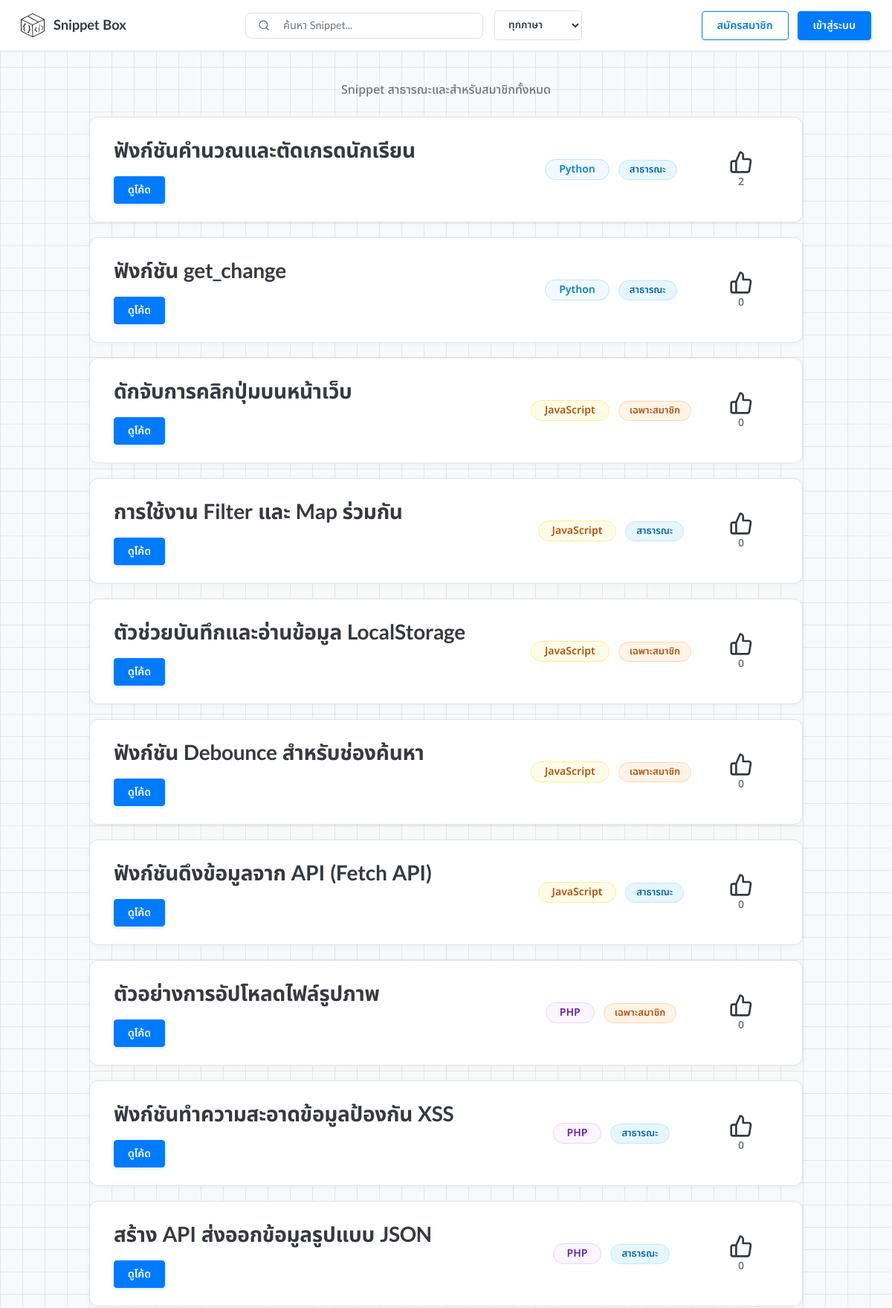
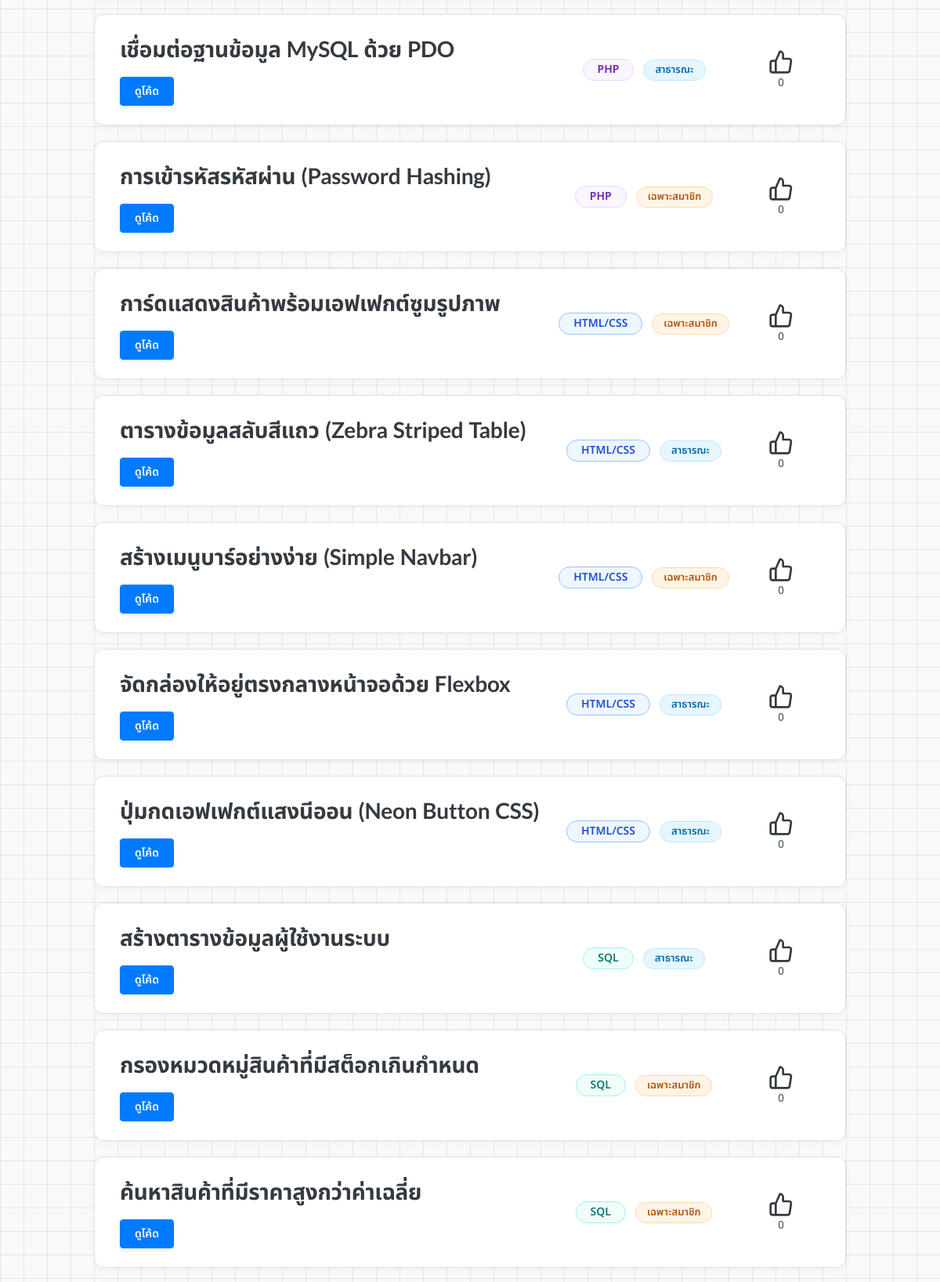
The page /result.php (upper part) on the database its author committed (2 pictures, top to bottom).
### tables this page shows
CREATE TABLE `snippet` (
  `snippet_id` int(11) NOT NULL,
  `title` varchar(100) NOT NULL,
  `source_code` text NOT NULL,
  `description` text NOT NULL,
  `created_at` datetime NOT NULL DEFAULT current_timestamp(),
  `visibility` enum('public','protected','private') DEFAULT 'private',
  `image_path` varchar(255) DEFAULT NULL,
  `language_id` int(11) NOT NULL,
  `user_id` int(11) NOT NULL,
  `deleted` tinyint(1) NOT NULL DEFAULT 0,
  `is_suspended` tinyint(1) NOT NULL DEFAULT 0
);

CREATE TABLE `language` (
  `language_id` int(11) NOT NULL,
  `language_name` varchar(50) NOT NULL
);

### db/connect.php (called while the page is built, shortened)
<?php
$host="localhost";
$username="snippetbox";
$password="code7836";
$db="snippetboxdb";
$dsn="mysql:host=$host;dbname=$db;charset=utf8";
try{
    $pdo=new PDO($dsn, $username, $password);
}catch(PDOException $e){
    echo $e->getMessage();
}
require_once "db/control.php";
$control = new Control($pdo);
?>

### db/control.php (called while the page is built, shortened)
<?php
class Control{
    private $db;
    function __construct($con){
        $this->db=$con;
    }
    function searchSnippets($keyword, $language_id = null){
        try{
            $sql = "SELECT a.*, b.language_name,
                GROUP_CONCAT(DISTINCT t.tag_name ORDER BY t.tag_name SEPARATOR ', ') AS tags,
                COUNT(DISTINCT sl.user_id) AS like_count
                FROM snippet a
                INNER JOIN language b ON a.language_id = b.language_id
                LEFT JOIN snippet_tag st ON a.snippet_id = st.snippet_id
                LEFT JOIN tag t ON st.tag_id = t.tag_id
                LEFT JOIN snippet_like sl ON a.snippet_id = sl.snippet_id
                WHERE a.visibility IN ('public','protected')
                AND (a.deleted = 0 OR a.deleted IS NULL)
                AND (a.is_suspended = 0 OR a.is_suspended IS NULL)
                AND (
                    a.title LIKE :keyword
                    OR a.description LIKE :keyword
                    OR a.source_code LIKE :keyword
                    OR t.tag_name LIKE :keyword
                )";
            $sql .= " GROUP BY a.snippet_id
                ORDER BY like_count DESC, a.snippet_id DESC";
            $stmt = $this->db->prepare($sql);
            $searchTerm = '%' . $keyword . '%';
            $stmt->bindParam(':keyword', $searchTerm, PDO::PARAM_STR);
            $stmt->execute();
            return $stmt;
        }catch(PDOException $e){
            echo $e->getMessage();
            return false;
        }
    }
    function getLikeCountsForSnippets($snippetIds){
        $counts = [];
        try{
            $placeholders = implode(',', array_fill(0, count($snippetIds), '?'));
            $sql = "SELECT snippet_id, COUNT(*) as cnt FROM snippet_like WHERE snippet_id IN ($placeholders) GROUP BY snippet_id";
            $stmt = $this->db->prepare($sql);
            $stmt->execute(array_values($snippetIds));
            while($row = $stmt->fetch(PDO::FETCH_ASSOC)){
                $counts[(int)$row['snippet_id']] = (int)$row['cnt'];
            }
            return $counts;
        }catch(PDOException $e){
            return $counts;
        }
    }
}
?>

### result.php (the view, shortened to what this page needs)
<?php
require_once "db/connect.php";
$searchQuery = trim($_GET['q'] ?? '');
$selectedLanguage = $_GET['lang'] ?? '';
$snippets = [];
$selectedLanguageName = '';
$result = $control->searchSnippets($searchQuery, $selectedLanguage);
if($result){
    $snippets = $result->fetchAll(PDO::FETCH_ASSOC);
}
$likedIds = [];
$snippetIds = array_column($snippets, 'snippet_id');
$likeCounts = $control->getLikeCountsForSnippets($snippetIds);
?>
<!DOCTYPE html>
<html lang="th">
<head>
    <link rel="stylesheet" href="style/fonts.css?v=<?php echo time(); ?>">
    <link rel="stylesheet" href="style/Homecss.css?v=<?php echo time(); ?>">
    <link rel="stylesheet" href="style/resultcss.css?v=<?php echo time(); ?>">
</head>
<body>
    <header>
        <div class="header-left">
            <div class="logo-icon">
                <a href="index.php"><img src="logo/Logo_snippetBox.png" alt="Logo" width=32px height=32px></a>
            </div>
            <div class="logo-text">Snippet Box</div>
        </div>
        <div class="header-center">
            <div class="search-bar">
                <form method="GET" action="" class="search-form" id="searchForm">
                    <svg viewBox="0 0 24 24" fill="none" stroke="currentColor" stroke-width="2" stroke-linecap="round" stroke-linejoin="round">
                        <circle cx="11" cy="11" r="8"></circle>
                        <line x1="21" y1="21" x2="16.65" y2="16.65"></line>
                    </svg>
                    <input class="search-input" type="text" name="q" value="<?php echo htmlspecialchars($searchQuery); ?>" placeholder="ค้นหา Snippet...">
                </form>
            </div>
            <div class="language-dropdown">
                <form method="GET" action="" style="display: inline;">
                    <select name="lang" id="language-filter" onchange="this.form.submit()">
                        <option value="">ทุกภาษา</option>
                    </select>
                </form>
            </div>
        </div>
        <div class="header-right">
          <a href="register.php"><button class="btn btn-register">สมัครสมาชิก</button></a>
            <a href="login.php"><button class="btn btn-login">เข้าสู่ระบบ</button></a>
        </div>
    </header>
    <main class="results-container">
        <div class="results-header">
            <?php if ($searchQuery !== '' && $selectedLanguage !== ''): ?>
                ผลการค้นหาสำหรับ "<strong><?php echo htmlspecialchars($searchQuery); ?></strong>" ในภาษา <strong><?php echo htmlspecialchars($selectedLanguageName); ?></strong>
            <?php elseif ($searchQuery !== ''): ?>
                ผลการค้นหาสำหรับ "<strong><?php echo htmlspecialchars($searchQuery); ?></strong>"
            <?php elseif ($selectedLanguage !== ''): ?>
                ผลการค้นหาสำหรับภาษา <strong><?php echo htmlspecialchars($selectedLanguageName); ?></strong>
            <?php else: ?>
                Snippet สาธารณะและสำหรับสมาชิกทั้งหมด
            <?php endif; ?>
        </div>
        <div class="snippet-grid">
            <?php if (empty($snippets)): ?>
                <div class="empty-state">
                    ไม่มีโพสต์
                </div>
            <?php else: ?>
                <?php foreach($snippets as $row): ?>
                    <?php
                        $isLiked = in_array((int)$row['snippet_id'], $likedIds);
                        $currentLikeCount = $likeCounts[(int)$row['snippet_id']] ?? 0;
                        $languageName = trim((string)($row['language_name'] ?? 'Language'));
                        $languageKey = strtolower($languageName);
                        $languageClass = 'language-tag';
                        if($languageKey === 'html'){
                            $languageClass .= ' language-html';
                        }elseif($languageKey === 'python'){
                            $languageClass .= ' language-python';
                        }elseif($languageKey === 'javascript' || $languageKey === 'js'){
                            $languageClass .= ' language-javascript';
                        }elseif($languageKey === 'php'){
                            $languageClass .= ' language-php';
                        }elseif($languageKey === 'sql'){
                            $languageClass .= ' language-sql';
                        }elseif($languageKey === 'css'){
                            $languageClass .= ' language-css';
                        }
                        $visLabel = 'สาธารณะ';
                        if ($row['visibility'] === 'protected') {
                            $visLabel = 'เฉพาะสมาชิก';
                        } elseif ($row['visibility'] === 'private') {
                            $visLabel = 'ส่วนตัว';
                        }
                    ?>
                    <div class="snippet-card">
                        <div class="card-left">
                            <?php
                                $title = $row['title'] ?: 'ไม่มีชื่อเรื่อง';
                                if(mb_strlen($title, 'UTF-8') > 45){
                                    $title = mb_substr($title, 0, 45, 'UTF-8') . '...';
                                }
                            ?>
                            <div class="card-title"><?php echo htmlspecialchars($title); ?></div>
                            <?php
                                $viewUrl = 'viewcode.php?view=' . urlencode($row['snippet_id']) . '&from_search=1';
                            ?>
                            <a href="<?php echo htmlspecialchars($viewUrl); ?>" class="btn-view-code">ดูโค้ด</a>
                        </div>
                        <div class="card-middle" style="gap: 12px;">
                            <div class="<?php echo htmlspecialchars($languageClass); ?>"><?php echo htmlspecialchars($languageName ?: 'Language'); ?></div>
                            <div class="visibility <?php echo htmlspecialchars($row['visibility']); ?>"><?php echo htmlspecialchars($visLabel); ?></div>
                        </div>
                        <div class="card-right">
                            <button class="like-toggle <?php echo $isLiked ? 'liked' : ''; ?>" data-snippet-id="<?php echo (int)$row['snippet_id']; ?>" title="<?php echo $isLiked ? 'ยกเลิกถูกใจ' : 'ถูกใจ'; ?>">
                                <svg width="32" height="32" viewBox="0 0 24 24" stroke-width="2" stroke-linecap="round" stroke-linejoin="round">
                                    <path d="M14 9V5a3 3 0 0 0-3-3l-4 9v11h11.28a2 2 0 0 0 2-1.7l1.38-9a2 2 0 0 0-2-2.3H14zM7 22H4a2 2 0 0 1-2-2v-7a2 2 0 0 1 2-2h3"/>
                                </svg>
                                <span class="like-count"><?php echo $currentLikeCount; ?></span>
                            </button>
                        </div>
                    </div>
                <?php endforeach; ?>
            <?php endif; ?>
        </div>
    </main>
</body>
</html>

### style/Homecss.css (style rules this page uses)
:root { --primary: #007BFF; --primary-hover: #0056b3; --secondary: #343A40; --tertiary: #FFFFFF; --neutral-bg: #F8F9FA; --surface: #FFFFFF; --border-color: #DEE2E6; --text-color: #212529; --text-muted: #6C757D; --accent-warning: #FFC107; --radius-sm: 4px; --radius-md: 8px; --radius-lg: 12px; --grid-line: rgba(0, 0, 0, 0.075); --grid-size: 30px; }
* { margin: 0; padding: 0; box-sizing: border-box; font-family: 'Noto Sans Thai', 'Lato', -apple-system, BlinkMacSystemFont, sans-serif; }
body { background-color: var(--neutral-bg); background-image: linear-gradient(to right, var(--grid-line) 1px, transparent 1px), linear-gradient(to bottom, var(--grid-line) 1px, transparent 1px); background-size: var(--grid-size) var(--grid-size); color: var(--text-color); min-height: 100vh; display: flex; flex-direction: column; }
header { background-color: var(--surface); display: flex; justify-content: space-between; align-items: center; padding: 14px 28px; border-bottom: 1px solid var(--border-color); box-shadow: 0 2px 8px rgba(0,0,0,0.03); z-index: 100; }
.header-left { display: flex; align-items: center; gap: 12px; }
.logo-icon img { width: 32px; height: 32px; display: block; }
.logo-text { font-size: 1.15rem; font-weight: 700; color: var(--secondary); letter-spacing: -0.01em; }
.header-center { display: flex; align-items: center; gap: 15px; flex: 1; justify-content: center; }
.search-bar { display: flex; align-items: center; border: 1px solid var(--border-color); border-radius: var(--radius-md); padding: 6px 16px; background-color: var(--surface); width: 320px; transition: border-color 0.2s ease, box-shadow 0.2s ease; }
.search-bar svg { width: 16px; height: 16px; color: var(--text-muted); margin-right: 8px; }
.search-bar input { border: none; outline: none; width: 100%; font-size: 0.9rem; color: var(--text-color); background: transparent; }
.search-bar input::placeholder { color: var(--text-muted); }
.search-form { width: 100%; display: flex; align-items: center; gap: 10px; }
.search-input { flex: 1; border: none; outline: none; font-size: 0.9rem; color: var(--text-color); background: transparent; }
#language-filter { display: flex; align-items: center; border: 1px solid var(--border-color); border-radius: var(--radius-sm); padding: 8px 14px; font-size: 0.85rem; color: var(--secondary); font-weight: 600; cursor: pointer; gap: 6px; background-color: var(--surface); transition: border-color 0.2s ease; }
.header-right { display: flex; gap: 12px; }
.btn { padding: 8px 20px; border-radius: var(--radius-sm); font-size: 0.9rem; font-weight: 600; cursor: pointer; border: 1px solid transparent; transition: all 0.2s ease; text-decoration: none; display: inline-flex; align-items: center; justify-content: center; }
.btn-register { background-color: var(--surface); color: var(--primary); border-color: var(--primary); }
.btn-login { background-color: var(--primary); color: var(--surface); border-color: var(--primary); box-shadow: 0 2px 4px rgba(0, 123, 255, 0.2); }
main { flex: 1; display: flex; flex-direction: column; align-items: center; justify-content: center; padding: 60px 20px; }

### rows shown on the page
snippet: title "ฟังก์ชันคำนวณและตัดเกรดนักเรียน", language.language_name "Python", visLabel "สาธารณะ", currentLikeCount "2"
snippet: title "ฟังก์ชัน get_change", language.language_name "Python", visLabel "สาธารณะ", currentLikeCount "0"
snippet: title "ดักจับการคลิกปุ่มบนหน้าเว็บ", language.language_name "JavaScript", visibility "เฉพาะสมาชิก", currentLikeCount "0"
snippet: title "การใช้งาน Filter และ Map ร่วมกัน", language.language_name "JavaScript", visLabel "สาธารณะ", currentLikeCount "0"
snippet: title "ตัวช่วยบันทึกและอ่านข้อมูล LocalStorage", language.language_name "JavaScript", visibility "เฉพาะสมาชิก", currentLikeCount "0"
snippet: title "ฟังก์ชัน Debounce สำหรับช่องค้นหา", language.language_name "JavaScript", visibility "เฉพาะสมาชิก", currentLikeCount "0"
snippet: title "ฟังก์ชันดึงข้อมูลจาก API (Fetch API)", language.language_name "JavaScript", visLabel "สาธารณะ", currentLikeCount "0"
snippet: title "ตัวอย่างการอัปโหลดไฟล์รูปภาพ", language.language_name "PHP", visibility "เฉพาะสมาชิก", currentLikeCount "0"
snippet: title "ฟังก์ชันทำความสะอาดข้อมูลป้องกัน XSS", language.language_name "PHP", visLabel "สาธารณะ", currentLikeCount "0"
snippet: title "สร้าง API ส่งออกข้อมูลรูปแบบ JSON", language.language_name "PHP", visLabel "สาธารณะ", currentLikeCount "0"
snippet: title "เชื่อมต่อฐานข้อมูล MySQL ด้วย PDO", language.language_name "PHP", visLabel "สาธารณะ", currentLikeCount "0"
snippet: title "การเข้ารหัสรหัสผ่าน (Password Hashing)", language.language_name "PHP", visibility "เฉพาะสมาชิก", currentLikeCount "0"
snippet: title "การ์ดแสดงสินค้าพร้อมเอฟเฟกต์ซูมรูปภาพ", language.language_name "HTML/CSS", visibility "เฉพาะสมาชิก", currentLikeCount "0"
snippet: title "ตารางข้อมูลสลับสีแถว (Zebra Striped Table)", language.language_name "HTML/CSS", visLabel "สาธารณะ", currentLikeCount "0"
snippet: title "สร้างเมนูบาร์อย่างง่าย (Simple Navbar)", language.language_name "HTML/CSS", visibility "เฉพาะสมาชิก", currentLikeCount "0"
snippet: title "จัดกล่องให้อยู่ตรงกลางหน้าจอด้วย Flexbox", language.language_name "HTML/CSS", visLabel "สาธารณะ", currentLikeCount "0"
snippet: title "ปุ่มกดเอฟเฟกต์แสงนีออน (Neon Button CSS)", language.language_name "HTML/CSS", visLabel "สาธารณะ", currentLikeCount "0"
snippet: title "สร้างตารางข้อมูลผู้ใช้งานระบบ", language.language_name "SQL", visLabel "สาธารณะ", currentLikeCount "0"
snippet: title "กรองหมวดหมู่สินค้าที่มีสต็อกเกินกำหนด", language.language_name "SQL", visibility "เฉพาะสมาชิก", currentLikeCount "0"
snippet: title "ค้นหาสินค้าที่มีราคาสูงกว่าค่าเฉลี่ย", language.language_name "SQL", visibility "เฉพาะสมาชิก", currentLikeCount "0"
